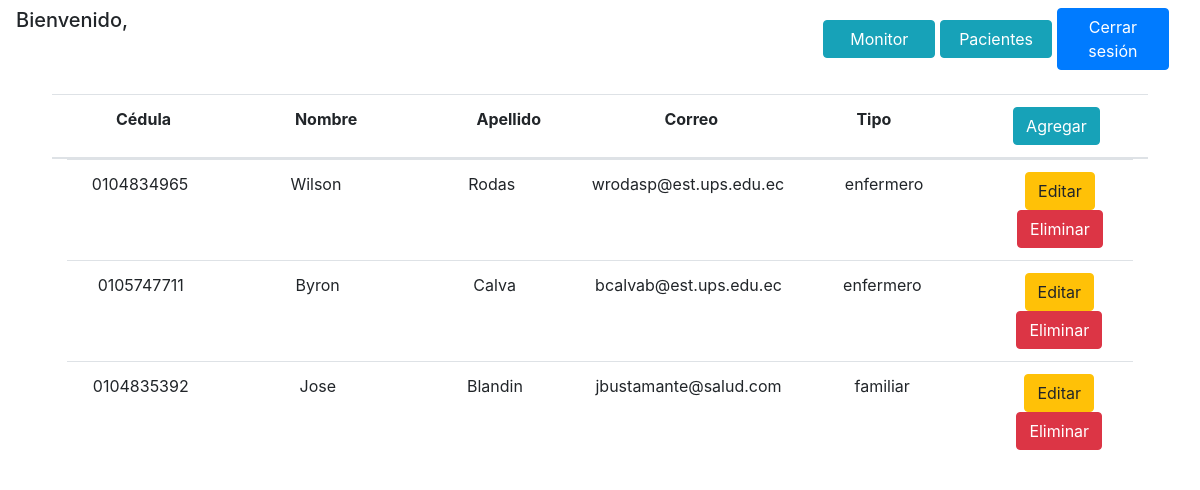
Screenshot of /administracion/usuarios (signed in) with the database file from the repository.
### monitor/models.py (models this page shows, shortened)
class Persona(models.Model):
    cedula = models.TextField(max_length=10)
    nombre = models.TextField(max_length=50)
    apellido = models.TextField(max_length=50)
    def __json__(self):
        return {
            'id': self.id,
            'cedula': self.cedula,
            'nombre': self.nombre,
            'apellido': self.apellido
        }

class Usuario(models.Model):
    correo = models.EmailField(max_length=255, unique=True, default='')
    telefono = models.TextField(max_length=15, unique=True, default='')
    clave = models.TextField(max_length=30)
    tipo = models.TextField(max_length=10, default='familiar')
    persona = models.OneToOneField(Persona, on_delete=models.CASCADE)
    def __json__(self):
        return {
            'id': self.id,
            'correo': self.correo,
            'telefono': self.telefono,
            'clave': self.clave,
            'tipo': self.tipo,
            'persona': self.persona.__json__()
        }

### monitor/views.py (the view)
# urls.py: path('administracion/usuarios', views.usuarios),
def usuarios(request):
    try:
        if request.session['usuario_autenticado'] is not None:
            html = loader.get_template('monitor/usuarios.html')
            resultado = Usuario.objects.select_related().all()
            usuarios = [usuario.__json__() for usuario in resultado]
            contexto = {
                'usuario_autenticado': request.session['usuario_autenticado'],
                'usuarios': usuarios
            }
            return HttpResponse(html.render(contexto, request))
        else:
            return redirect('/')
    except Exception as e:
        print(e)
        return redirect('/administracion')

### monitor/templates/monitor/usuarios.html (shortened to what this page needs)
<!DOCTYPE html>
<html lang="es">
     <head>
          {% load static %}
          {% load bootstrap4 %}
          {% bootstrap_css %}
          <link rel="stylesheet" type="text/css" href="{% static 'monitor/css/monitor.css' %}">
     </head>
     <body>
          <div class="mx-2">
               <div class="row my-2 mr-2">
                    <h5 class="col ml-2">
                         Bienvenido, {{usuario_autenticado.persona.nombre}} {{usuario_autenticado.persona.apellido}}
                    </h5>
                    <div class="col" align="right">
                         <a class="btn btn-info text-center"
                            href="/administracion"
                            style="width:20%" role="button">Monitor
                         </a>
                         <a class="btn btn-info text-center"
                            href="/administracion/pacientes"
                            style="width:20%" role="button">Pacientes
                         </a>
                         <a class="btn btn-primary text-center"
                            href="/logout"
                            style="width:20%" role="button">Cerrar sesión
                         </a>
                    </div>
               </div>
               <table class="table vertical-scroll mx-auto mt-4" style="width: 90%">
                    <thead class="mx-auto">
                         <tr class="row justify-content-center text-center">
                              <th class="col">Cédula</th>
                              <th class="col">Nombre</th>
                              <th class="col">Apellido</th>
                              <th class="col">Correo</th>
                              <th class="col">Tipo</th>
                              <th class="col">
                                   <a class="btn btn-info text-center"
                                      href="/administracion/usuarios/agregar"
                                      role="button">Agregar
                                   </a>
                              </th>
                         </tr>
                    </thead>
                    <tbody class="mx-auto" style="height: 500px">
                         {% if usuarios %}
                              {% for usuario in usuarios %}
                                   <tr class="row justify-content-center text-center">
                                        <td class="col">{{usuario.persona.cedula}}</td>
                                        <td class="col">{{usuario.persona.nombre}}</td>
                                        <td class="col">{{usuario.persona.apellido}}</td>
                                        <td class="col">{{usuario.correo}}</td>
                                        <td class="col">{{usuario.tipo}}</td>
                                        <td class="col">
                                             {% if usuario.id == usuario_autenticado.id %}
                                                  <a class="btn btn-warning text-center"
                                                     href="/administracion/usuarios/editar/{{usuario.id}}"
                                                     role="button">Editar
                                                  </a>
                                             {% else %}
                                                  <a class="btn btn-warning text-center"
                                                     href="/administracion/usuarios/editar/{{usuario.id}}"
                                                     role="button">Editar
                                                  </a>
                                                  <a class="btn btn-danger text-center"
                                                     href="/administracion/usuarios/eliminar/{{usuario.id}}"
                                                     role="button">Eliminar
                                                  </a>
                                             {% endif %}
                                        </td>
                                   </tr>
                              {% endfor %}
                         {% endif %}
                    </tbody>
               </table>
     </body>
</html>

### monitor/static/monitor/css/monitor.css (style rules this page uses)
.vertical-scroll thead, tbody, tr { display: block; }
.vertical-scroll tbody { overflow: auto; width: 100%; }

### rows the page displays
Persona: persona.cedula "0104834965", persona.nombre "Wilson", persona.apellido "Rodas"
Usuario: correo "wrodasp@est.ups.edu.ec", tipo "enfermero"
Persona: persona.cedula "0105747711", persona.nombre "Byron", persona.apellido "Calva"
Usuario: correo "bcalvab@est.ups.edu.ec", tipo "enfermero"
Persona: persona.cedula "0104835392", persona.nombre "Jose", persona.apellido "Blandin"
Usuario: correo "jbustamante@salud.com", tipo "familiar"
